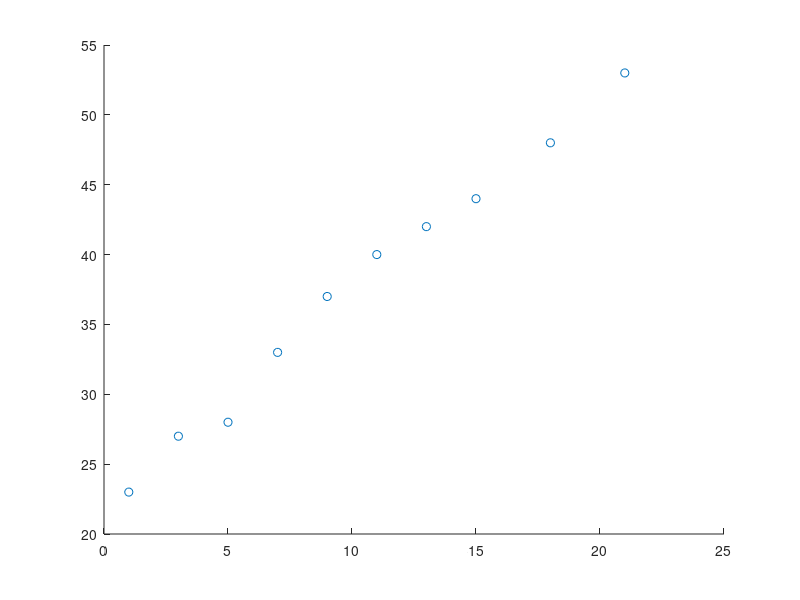

Recreate this plot in MATLAB. (Note: this script raises an error after producing the figure.)
clear all; clc; close all
s = [1 3 5 7 9 11 13 15 18 21];
k = [23 27 28 33 37 40 42 44 48 53];
scatter(s,k);
hold on
dt = 0.01; n = numel(k);
% Spliny Computes the Cubic Spline Interpolation along with the 
% Coefficients used to perform each intorpolant in between
% data points [s(i), s(i+1)]
% Coefficients A are in the order
% A0 + A1*x + A2*x^2 + A3*x^3
[A,LS] = splinyLS(s,k,n,dt)
hold on; grid on
%Comparison to Matlab Spline Function
xx = s(1):dt:s(end);
yy = spline(s,k,xx);
plot(xx,yy,'r-')

function [A,LS] = splinyLS(s,k,n,dt)
    
    A = zeros(n-1,4);
    LS = zeros(n-2,4);
    s_strt = [1 s(1) s(1)^2;
             1 s(2) s(2)^2;
             1 s(3)   s(3)^2 ];
         
    d_strt = [k(1) k(2) k(3)]';
    x_strt = s_strt\d_strt;
    
   t_strt = s(1):dt:s(2);
   k_strt = x_strt(1) + x_strt(2).*t_strt + x_strt(3).*t_strt.^2;
   A(1,:) = [x_strt' 0];
   plot(t_strt,k_strt,'b')
    for i = 2:2:n-2
      S =[1 s(i)   s(i)^2   s(i)^3     0   0      0         0;
          1 s(i+1) s(i+1)^2 s(i+1)^3   0   0      0         0;
          0 0      0        0          1   s(i+1) s(i+1)^2  s(i+1)^3;
          0 0      0        0          1   s(i+2) s(i+2)^2  s(i+2)^3;
          0 1      2*s(i+1) 3*s(i+1)^2 0  -1      -2*s(i+1) -3*s(i+1)^2;
          0 0      2        6*s(i+1)   0   0      -2        -6*s(i+1);
          0 0      2        6*s(i)     0   0      0         0;
          0 0      0        0          0   0      2        6*s(i+2)];
    d = [k(i) k(i+1) k(i+1) k(i+2) 0 0 0 0]';
    x = S\d;    
    t1 = s(i):dt:s(i+1);  t2 = s(i+1):dt:s(i+2);
        k1 = x(1) + x(2).*t1 + x(3).*t1.^2 +  x(4).*t1.^3;
        k2 = x(5) + x(6).*t2 + x(7).*t2.^2 +  x(8).*t2.^3;    
        plot(t1,k1,'b',t2,k2,'b'); hold on
        
    A(i,:) = x(1:4);
    A(i+1,:) = x(5:8);
    end
     for i = 2:1:n-2
      H = [1 s(i)   s(i)^2   s(i)^3;
           1 s(i+1) s(i+1)^2 s(i+1)^3;
           1 s(i+2) s(i+2)^2 s(i+2)^3];
      B = [k(i) k(i+1) k(i+2)]';
      
      U = (H'*H)\(H'*B);
      LS(i-1,:) = U';
    
      %LS = LS(any(LS,2),:);
     end
    if mod(n,2) == 1
        s_end = [1 s(end-2) s(end-2)^2;
                 1 s(end-1) s(end-1)^2;
                 1 s(end)   s(end)^2 ];
        d_end = [k(end-2) k(end-1) k(end)]';
        x_end = s_end\d_end;
       t_end = s(end-1):dt:s(end);
       k_end = x_end(1) + x_end(2).*t_end + x_end(3).*t_end.^2;
       A(end,:) = [x_end' 0];
       plot(t_end,k_end,'b')
    end
end
